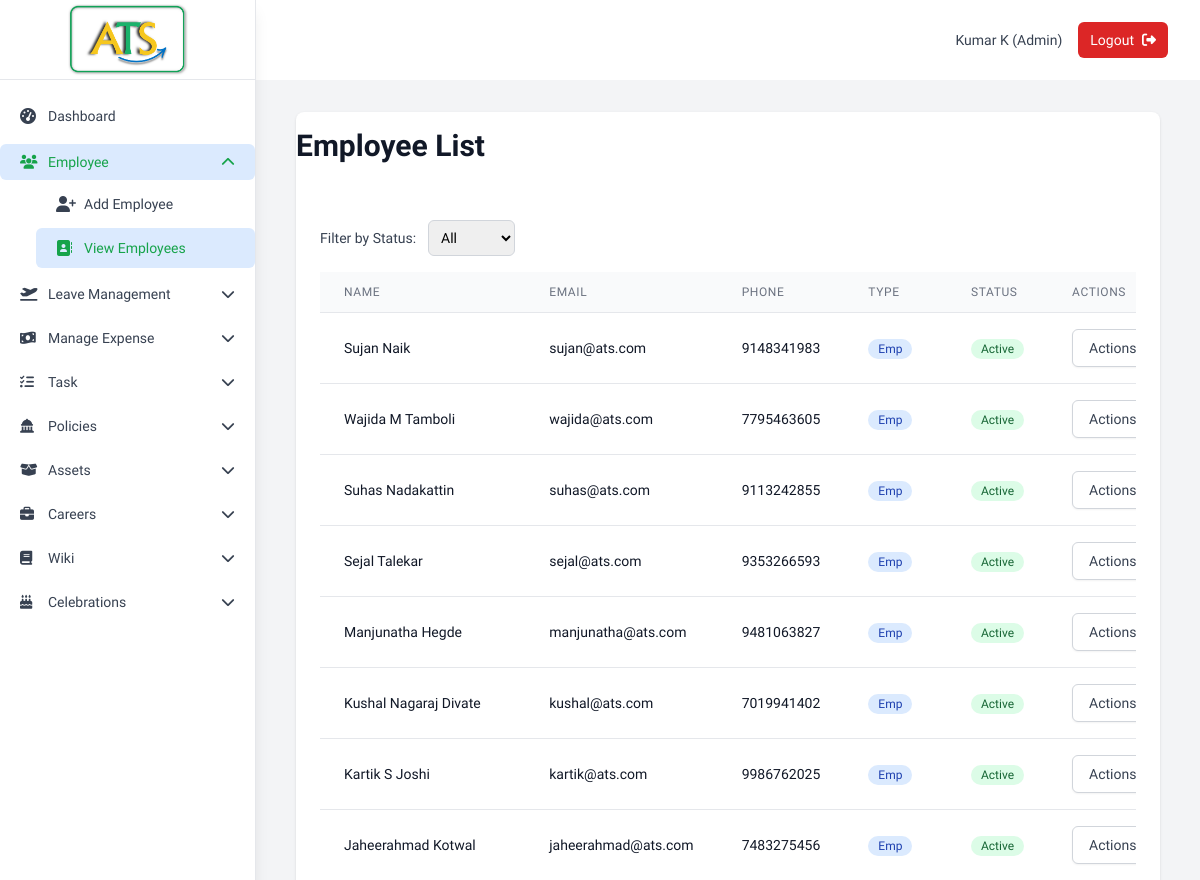
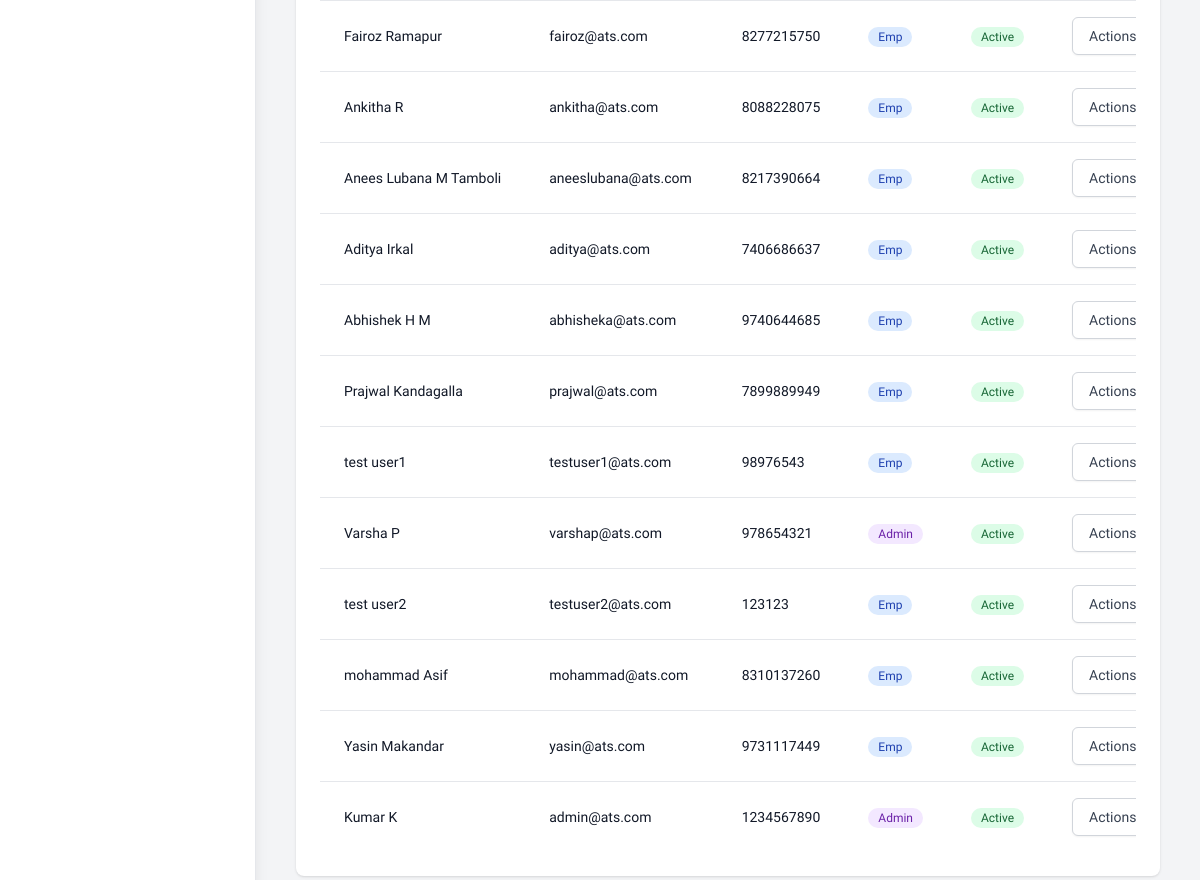
Screenshot of /admin/view_employees (signed in) with the database file from the repository (2 pictures, top to bottom).
### tables this page shows
CREATE TABLE tbl_employee (
                emp_id INTEGER PRIMARY KEY AUTOINCREMENT,
                first_name TEXT NOT NULL,
                last_name TEXT NOT NULL,
                gender TEXT NOT NULL,
                dob DATE NOT NULL,
                address TEXT NOT NULL,
                phone_no TEXT NOT NULL,
                email TEXT UNIQUE NOT NULL,
                password TEXT NOT NULL,
                status TEXT DEFAULT 'active',
                emp_type TEXT DEFAULT 'emp',
                inserted_date DATETIME DEFAULT CURRENT_TIMESTAMP
            );

### app.py (the view)
@app.route('/admin/view_employees')
def view_employees():
    if 'user_id' not in session or session['emp_type'] != 'admin':
        return redirect(url_for('login'))
    status_filter = request.args.get('status_filter', 'all')
    employees = db.get_employees(status_filter=status_filter)
    return render_template('view_employees.html', employees=employees, status_filter=status_filter)

### templates/view_employees.html (shortened to what this page needs)
{% extends "base.html" %}
{% block content %}
<div class="max-w-7xl mx-auto lg:px-2 max-md:w-[23rem]">
    <div class="bg-white shadow rounded-lg">
        <div class="mb-8">
            <h1 class="text-3xl font-bold text-gray-900  pt-4">Employee List</h1>
        </div>
        <div class="px-4 py-5 sm:p-6">
            <div class="mb-4">
                <form method="GET" action="{{ url_for('view_employees') }}">
                    <label for="status_filter" class="mr-2 text-sm font-medium text-gray-700">Filter by Status:</label>
                    <select id="status_filter" name="status_filter" onchange="this.form.submit()"
                        class="border border-gray-300 rounded-md p-2 text-sm focus:outline-none focus:ring-2 focus:ring-blue-500">
                        <option value="all" {% if status_filter=='all' %}selected{% endif %}>All</option>
                    </select>
                </form>
            </div>
            <div class="overflow-x-auto">
                <table class="min-w-full divide-y divide-gray-200">
                    <thead class="bg-gray-50">
                        <tr>
                            <th class="px-6 py-3 text-left text-xs font-medium text-gray-500 uppercase tracking-wider">
                                Name</th>
                            <th class="px-6 py-3 text-left text-xs font-medium text-gray-500 uppercase tracking-wider">
                                Email</th>
                            <th class="px-6 py-3 text-left text-xs font-medium text-gray-500 uppercase tracking-wider">
                                Phone</th>
                            <th class="px-6 py-3 text-left text-xs font-medium text-gray-500 uppercase tracking-wider">
                                Type</th>
                            <th class="px-6 py-3 text-left text-xs font-medium text-gray-500 uppercase tracking-wider">
                                Status</th>
                            <th class="px-6 py-3 text-left text-xs font-medium text-gray-500 uppercase tracking-wider">
                                Actions</th>
                        </tr>
                    </thead>
                    <tbody class="bg-white divide-y divide-gray-200">
                        {% for employee in employees %}
                        <tr>
                            <td class="px-6 py-4 whitespace-nowrap">
                                <div class="text-sm font-medium text-gray-900">{{ employee[1] }} {{ employee[2] }}</div>
                            </td>
                            <td class="px-6 py-4 whitespace-nowrap">
                                <div class="text-sm text-gray-900">{{ employee[7] }}</div>
                            </td>
                            <td class="px-6 py-4 whitespace-nowrap">
                                <div class="text-sm text-gray-900">{{ employee[6] }}</div>
                            </td>
                            <td class="px-6 py-4 whitespace-nowrap">
                                <span class="inline-flex items-center px-2.5 py-0.5 rounded-full text-xs font-medium
                                    {% if employee[9] == 'admin' %}bg-purple-100 text-purple-800
                                    {% else %}bg-blue-100 text-blue-800{% endif %}">
                                    {{ employee[9].title() }}
                                </span>
                            </td>
                            <td class="px-6 py-4 whitespace-nowrap">
                                <span class="inline-flex items-center px-2.5 py-0.5 rounded-full text-xs font-medium
                                    {% if employee[8] == 'active' %}bg-green-100 text-green-800
                                    {% else %}bg-red-100 text-red-800{% endif %}">
                                    {{ employee[8].title() }}
                                </span>
                            </td>
                            <td class="px-6 py-4 whitespace-nowrap text-sm font-medium relative">
                                <div class="relative inline-block text-left">
                                    <button onclick="toggleDropdown(this)"
                                        class="inline-flex justify-center w-full rounded-md border border-gray-300 shadow-sm px-4 py-2 bg-white text-sm font-medium text-gray-700 hover:bg-gray-50">
                                        Actions
                                    </button>
                                </div>
            </div>
            </td>
            </tr>
            {% endfor %}
{% endblock %}

### templates/base.html (shortened to what this page needs)
<!DOCTYPE html>
<html lang="en">
<head>
    <link href="https://cdn.jsdelivr.net/npm/tailwindcss@2.2.19/dist/tailwind.min.css" rel="stylesheet">
    <link href="https://cdnjs.cloudflare.com/ajax/libs/font-awesome/5.15.4/css/all.min.css" rel="stylesheet">
    <script src="https://cdn.tailwindcss.com"></script>
    <link rel="stylesheet" href="https://cdnjs.cloudflare.com/ajax/libs/font-awesome/6.7.2/css/all.min.css"
 />
    <link href="https://cdn.quilljs.com/1.3.6/quill.snow.css" rel="stylesheet">
</head>
<body class="bg-gray-100 antialiased">
    {% if session.user_id %}
    {% set SIDEBAR_W = '64' %}
    {% set employee_active = request.endpoint in ['add_employee','view_employees'] %}
    {% set project_active = request.endpoint in ['add_project','view_projects'] %}
    {% set leave_active = request.endpoint in ['admin_leave_types', 'admin_leave_requests', 'admin_leave_summary'] %}
    {% set expense_active = request.endpoint in ['admin_expense_types','expense', 'existing_expenses'] %}
    {% set task_active = request.endpoint in ['add_task','view_tasks'] %}
    {% set asset_active = request.endpoint in ['add_asset','view_assets','manage_allocation','asset_history'] %}
    {% set careers_active = request.endpoint in ['add_job', 'view_jobs', 'employee_careers'] %}
    {% set wiki_active = request.endpoint in ['admin_wiki_categories','add_wiki','view_wikis','edit_wiki'] %}
    {% set celebrations_active = request.endpoint in ['admin_employee_celebrations', 'employee_celebrations'] %}
    {% set admin_dashboard_active = request.endpoint == 'admin_dashboard' %}
    {% set employee_dashboard_active = request.endpoint == 'employee_dashboard' %}
    {% set admin_wiki_views_active = request.endpoint == 'admin_wiki_views' %}
    {% set employee_wiki_list_active = request.endpoint == 'employee_wiki_list' %}
    {% set add_wiki_active = request.endpoint == 'add_wiki' %}
    {% set view_wikis_active = request.endpoint == 'view_wikis' %}
    {% set is_policies_active = request.endpoint in ['list_policies', 'add_policy'] %}
    {% set employee_assets_active = request.endpoint in ['employee_assets'] %}
    {% set employee_policies_active = request.endpoint == 'employee_policies' %}
    <aside id="sidebar" class="hidden md:block fixed top-0 left-0 h-screen w-{{ SIDEBAR_W }} bg-white shadow-lg z-40">
        <div class="flex flex-col h-full">
            <div class="flex items-center justify-center h-20 border-b border-r">
                <a href="/">
                    <img src="{{ url_for('static', filename='images/ATS.png') }}" alt="Logo"
                        class="h-[4.5rem] w-auto object-contain">
                </a>
            </div>
            <nav class="flex-1 overflow-y-auto py-4 space-y-2 text-sm border-r">
                {% macro navlink(label, icon, endpoint) -%}
                {% set active = request.endpoint == endpoint %}
                <a href="{{ url_for(endpoint) }}" class="flex items-center px-5 py-2 rounded-md transition
                              {{ 'bg-blue-100 text-green-600 font-medium' if active
                                 else 'text-gray-700 hover:bg-gray-100' }}">
                    <i class="{{ icon }} w-4 mr-3 text-base"></i> {{ label }}
                </a>
                {%- endmacro %}
                {{ navlink('Dashboard','fas fa-tachometer-alt',
                session.emp_type=='admin' and 'admin_dashboard'
                or 'employee_dashboard') }}
                {% if session.emp_type == 'admin' %}
                <details class="group" {{ 'open' if employee_active else '' }}>
                    <summary class="flex items-center px-5 py-2 cursor-pointer rounded-md
                                        {{ 'bg-blue-100 text-green-600 font-medium' if employee_active
                                           else 'text-gray-700 hover:bg-gray-100' }}">
                        <i class="fas fa-users w-4 mr-3"></i> Employee
                        <i class="fas fa-chevron-down ml-auto transform transition group-open:rotate-180"></i>
                    </summary>
                    <div class="pl-9 mt-1 space-y-1">
                        {{ navlink('Add Employee','fas fa-user-plus','add_employee') }}
                        {{ navlink('View Employees','fas fa-address-book','view_employees') }}
                    </div>
                </details>
                <details class="group" {{ 'open' if leave_active else '' }}>
                    <summary class="flex items-center px-5 py-2 cursor-pointer rounded-md
                                        {{ 'bg-blue-100 text-green-600 font-medium' if leave_active
                                           else 'text-gray-700 hover:bg-gray-100' }}">
                        <i class="fas fa-plane-departure w-4 mr-3"></i> Leave Management
                        <i class="fas fa-chevron-down ml-auto transform transition group-open:rotate-180"></i>
                    </summary>
                </details>
                <details class="group" {{ 'open' if expense_active else '' }}>
                    <summary class="flex items-center px-5 py-2 cursor-pointer rounded-md
                                        {{ 'bg-blue-100 text-green-600 font-medium' if expense_active
                                           else 'text-gray-700 hover:bg-gray-100' }}">
                        <i class="fas fa-money-bill-wave w-4 mr-3"></i> Manage Expense
                        <i class="fas fa-chevron-down ml-auto transform transition group-open:rotate-180"></i>
                    </summary>
                </details>
                <details class="group" {{ 'open' if task_active else '' }}>
                    <summary class="flex items-center px-5 py-2 cursor-pointer rounded-md
                                        {{ 'bg-blue-100 text-green-600 font-medium' if task_active
                                           else 'text-gray-700 hover:bg-gray-100' }}">
                        <i class="fas fa-tasks w-4 mr-3"></i> Task
                        <i class="fas fa-chevron-down ml-auto transform transition group-open:rotate-180"></i>
                    </summary>
                </details>
                <details class="group" {{ 'open' if is_policies_active else '' }}>
                    <summary class="flex items-center px-5 py-2 cursor-pointer rounded-md
                        {{ 'bg-blue-100 text-green-600 font-medium' if is_policies_active
                           else 'text-gray-700 hover:bg-gray-100' }}">
                        <i class="fas fa-solid fa-landmark-dome w-4 mr-3"></i> Policies
                        <i class="fas fa-chevron-down ml-auto transform transition group-open:rotate-180"></i>
                    </summary>
                </details>
                <details class="group" {{ 'open' if request.endpoint in ['add_asset','view_assets', 'manage_allocation'
                    , 'asset_history' ] else '' }}>
                    <summary class="flex items-center px-5 py-2 cursor-pointer rounded-md
                                        {{ 'bg-blue-100 text-green-600 font-medium' if request.endpoint in ['add_asset','view_assets', 'manage_allocation', 'asset_history']
                                        else 'text-gray-700 hover:bg-gray-100' }}">
                        <i class="fas fa-box-open w-4 mr-3"></i> Assets
                        <i class="fas fa-chevron-down ml-auto transform transition group-open:rotate-180"></i>
                    </summary>
                </details>
                <details class="group" {{ 'open' if request.endpoint in ['add_job', 'view_jobs' , 'employee_careers' ]
                    else '' }}>
                    <summary class="flex items-center px-5 py-2 cursor-pointer rounded-md
                                        {{ 'bg-blue-100 text-green-600 font-medium' if request.endpoint in ['add_job', 'view_jobs', 'employee_careers']
                                        else 'text-gray-700 hover:bg-gray-100' }}">
                        <i class="fas fa-briefcase w-4 mr-3"></i> Careers
                        <i class="fas fa-chevron-down ml-auto transform transition group-open:rotate-180"></i>
                    </summary>
                </details>
                <details class="group" {{ 'open' if request.endpoint in
                    ['admin_wiki_categories','add_wiki','view_wikis','edit_wiki', 'admin_wiki_views' ] else '' }}>
                    <summary
                        class="flex items-center px-5 py-2 cursor-pointer rounded-md
                                        {{ 'bg-blue-100 text-green-600 font-medium' if request.endpoint in ['admin_wiki_categories','add_wiki','view_wikis','edit_wiki', 'admin_wiki_views'] else 'text-gray-700 hover:bg-gray-100' }}">
                        <i class="fas fa-book w-4 mr-3"></i> Wiki
                        <i class="fas fa-chevron-down ml-auto transform transition group-open:rotate-180"></i>
                    </summary>
                </details>
                <details class="group" {{ 'open' if celebrations_active else '' }}>
                    <summary class="flex items-center px-5 py-2 cursor-pointer rounded-md
                        {{ 'bg-blue-100 text-green-600 font-medium' if celebrations_active
                           else 'text-gray-700 hover:bg-gray-100' }}">
                        <i class="fas fa-birthday-cake w-4 mr-3"></i> Celebrations
                        <i class="fas fa-chevron-down ml-auto transform transition group-open:rotate-180"></i>
                    </summary>
                </details>
                {% endif %}
            </nav>
        </div>
    </aside>
    <nav class="bg-white sticky top-0 z-30
                flex items-center justify-center h-[5rem] px-4 sm:px-8">
        <div class="ml-auto flex items-center justify-center space-x-4">
            <span class="hidden sm:block text-sm text-gray-700">
                {{ session.first_name }} {{ session.last_name }} ({{ session.emp_type.title() }})
            </span>
            <button id="logoutButton" class="flex items-center gap-2 px-3 py-2 rounded-md bg-red-600 hover:bg-red-700
                           text-white text-sm font-medium focus:outline-none">
                <span class="hidden sm:inline">Logout</span>
                <i class="fas fa-sign-out-alt text-sm"></i>
            </button>
        </div>
    </nav>
    {% endif %}
    <div class="{% if session.user_id %}md:ml-{{ SIDEBAR_W }}{% endif %}">
        <main class="py-8 px-4 sm:px-6 lg:px-8 max-w-7xl mx-auto">
            {% block content %}{% endblock %}
</body>
</html>

### rows the page displays
tbl_employee: first_name "Kumar", last_name "K", email "admin@ats.com", phone_no "1234567890", emp_type "Admin", status "Active"
tbl_employee: first_name "Sujan", last_name "Naik", email "sujan@ats.com", phone_no "9148341983", emp_type "Emp", status "Active"
tbl_employee: first_name "Wajida", last_name "M Tamboli", email "wajida@ats.com", phone_no "7795463605", emp_type "Emp", status "Active"
tbl_employee: first_name "Suhas", last_name "Nadakattin", email "suhas@ats.com", phone_no "9113242855", emp_type "Emp", status "Active"
tbl_employee: first_name "Sejal", last_name "Talekar", email "sejal@ats.com", phone_no "9353266593", emp_type "Emp", status "Active"
tbl_employee: first_name "Manjunatha", last_name "Hegde", email "manjunatha@ats.com", phone_no "9481063827", emp_type "Emp", status "Active"
tbl_employee: first_name "Kushal", last_name "Nagaraj Divate", email "kushal@ats.com", phone_no "7019941402", emp_type "Emp", status "Active"
tbl_employee: first_name "Kartik", last_name "S Joshi", email "kartik@ats.com", phone_no "9986762025", emp_type "Emp", status "Active"
tbl_employee: first_name "Jaheerahmad", last_name "Kotwal", email "jaheerahmad@ats.com", phone_no "7483275456", emp_type "Emp", status "Active"
tbl_employee: first_name "Fairoz", last_name "Ramapur", email "fairoz@ats.com", phone_no "8277215750", emp_type "Emp", status "Active"
tbl_employee: first_name "Ankitha", last_name "R", email "ankitha@ats.com", phone_no "8088228075", emp_type "Emp", status "Active"
tbl_employee: first_name "Anees Lubana", last_name "M Tamboli", email "aneeslubana@ats.com", phone_no "8217390664", emp_type "Emp", status "Active"
tbl_employee: first_name "Aditya", last_name "Irkal", email "aditya@ats.com", phone_no "7406686637", emp_type "Emp", status "Active"
tbl_employee: first_name "Abhishek", last_name "H M", email "abhisheka@ats.com", phone_no "9740644685", emp_type "Emp", status "Active"
tbl_employee: first_name "Prajwal", last_name "Kandagalla", email "prajwal@ats.com", phone_no "7899889949", emp_type "Emp", status "Active"
tbl_employee: first_name "test user1", email "testuser1@ats.com", phone_no "98976543", emp_type "Emp", status "Active"
tbl_employee: first_name "Varsha", last_name "P", email "varshap@ats.com", phone_no "978654321", emp_type "Admin", status "Active"
tbl_employee: first_name "test user2", email "testuser2@ats.com", phone_no "123123", emp_type "Emp", status "Active"
tbl_employee: first_name "mohammad", last_name "Asif", email "mohammad@ats.com", phone_no "8310137260", emp_type "Emp", status "Active"
tbl_employee: first_name "Yasin", last_name "Makandar", email "yasin@ats.com", phone_no "9731117449", emp_type "Emp", status "Active"

### other values shown
{{ label }} "Dashboard Add Employee View Employees"
{{ session.last_name }} "K"
{{ session.emp_type.title() }} "Admin"
